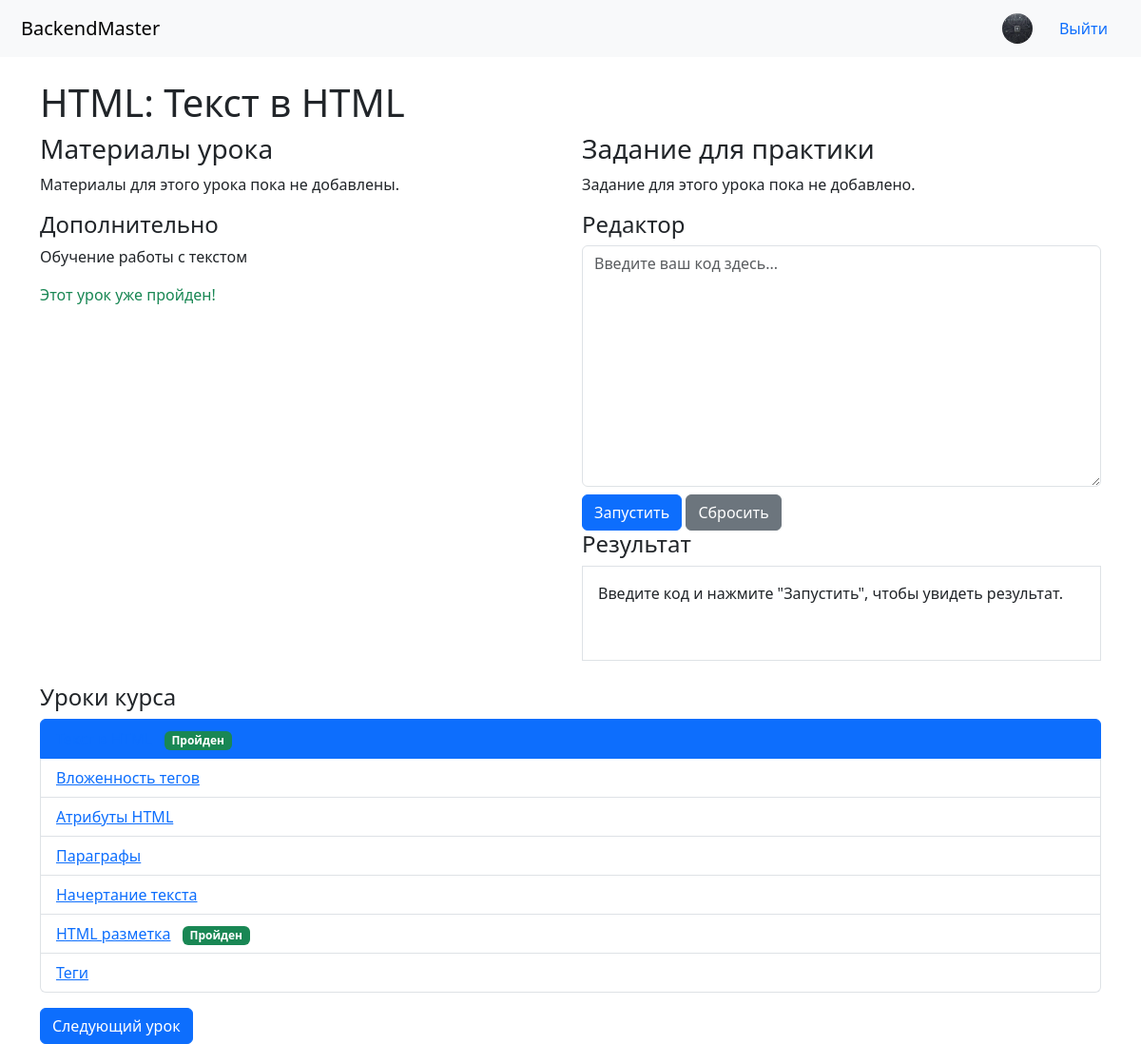
The app's page /courses/2/learn/ (signed in) with its own data.
### users/models.py (models this page shows, shortened)
class User(AbstractUser):
    nickname = models.CharField(max_length=50, unique=True, verbose_name="Никнейм", help_text="Будет использоваться как основной логин")
    avatar = models.ImageField(upload_to='avatars/', blank=True, null=True)
    USERNAME_FIELD = 'nickname'
    REQUIRED_FIELDS = ['username', 'email']
    objects = UserManager()

### courses/models.py (models this page shows, shortened)
class Course(models.Model):
    title = models.CharField(max_length=200)  # Название курса (текст до 200 символов)
    description = models.TextField()  # Полное описание курса
    instructor = models.ForeignKey(  # Преподаватель (внешний ключ на пользователя)
        settings.AUTH_USER_MODEL,  # Ссылка на модель пользователя из настроек
        on_delete=models.CASCADE,  # При удалении пользователя — удаляются его курсы
        related_name='courses'  # Позволяет получить все курсы пользователя: user.courses.all()
    )
    category = models.CharField(max_length=100, default="Uncategorized")  # Категория курса
    image = models.URLField(blank=True, null=True)  # Ссылка на изображение курса (необязательное поле)
    is_published = models.BooleanField(default=False)  # Флаг публикации курса
    created_at = models.DateTimeField(auto_now_add=True)  # Дата создания курса (устанавливается автоматически)
    updated_at = models.DateTimeField(auto_now=True)  # Дата последнего изменения (обновляется при сохранении)

class Lesson(models.Model):
    course = models.ForeignKey(  # Ссылка на курс, к которому относится урок
        Course,
        on_delete=models.CASCADE,
        related_name='lessons'  # Позволяет получить все уроки курса: course.lessons.all()
    )
    title = models.CharField(max_length=200)  # Название урока
    content = models.TextField(  # Дополнительные заметки к уроку
        blank=True,
        help_text="Дополнительные заметки к уроку (опционально)"
    )
    material = models.TextField(  # Основной теоретический материал
        blank=True,
        help_text="Материалы урока (например, теория)"
    )
    task = models.TextField(  # Задание для ученика
        blank=True,
        help_text="Задание для пользователя"
    )
    solution = models.TextField(  # Решение (для преподавателя)
        blank=True,
        help_text="Правильное решение (скрыто от пользователя)"
    )
    video = models.URLField(  # Ссылка на обучающее видео
        blank=True,
        null=True
    )
    order = models.PositiveIntegerField(default=0)  # Порядок отображения урока в курсе
    created_at = models.DateTimeField(auto_now_add=True)  # Дата создания урока
    class Meta:
        ordering = ['order']  # Уроки будут автоматически сортироваться по полю order

### courses/views.py (the view, shortened to what this page needs)
# urls.py: path('<int:pk>/learn/', views.CourseLearnView.as_view(), name='course_learn'),
class CourseLearnView(LoginRequiredMixin, DetailView):
    model = Course
    template_name = 'courses/course_learn.html'
    context_object_name = 'course'
    def get(self, request, *args, **kwargs):
        self.object = self.get_object()
        if not Enrollment.objects.filter(user=self.request.user, course=self.object).exists():
            messages.error(request, "Вы не записаны на этот курс.")
            return redirect('courses:course_detail', pk=self.object.pk)
        lessons = self.object.lessons.all().order_by('order')
        lesson_id = self.request.GET.get('lesson_id')
        if lesson_id:
            current_lesson = get_object_or_404(Lesson, id=lesson_id, course=self.object)
        else:
            current_lesson = lessons.first() if lessons.exists() else None
        if not current_lesson:
            messages.error(request, "В этом курсе пока нет уроков.")
            return redirect('courses:course_detail', pk=self.object.pk)
        enrollment = Enrollment.objects.get(user=self.request.user, course=self.object)
        if 'mark_completed' in self.request.GET:
            enrollment.completed_lessons.add(current_lesson)
            messages.success(request, f"Урок '{current_lesson.title}' отмечен как пройденный!")
            redirect_url = reverse('courses:course_learn', kwargs={'pk': self.object.pk})
            redirect_url += f'?lesson_id={current_lesson.id}'
            return redirect(redirect_url)
        lesson_ids = list(lessons.values_list('id', flat=True))
        current_index = lesson_ids.index(current_lesson.id) if current_lesson.id in lesson_ids else 0
        previous_lesson_id = lesson_ids[current_index - 1] if current_index > 0 else None
        next_lesson_id = lesson_ids[current_index + 1] if current_index < len(lesson_ids) - 1 else None
        is_correct = request.session.get('is_correct')
        user_code = request.session.get('user_code', '')
        context = self.get_context_data(
            object=self.object,
            current_lesson=current_lesson,
            lessons=lessons,
            previous_lesson_id=previous_lesson_id,
            next_lesson_id=next_lesson_id,
            enrollment=enrollment,
            is_correct=is_correct,
            user_code=user_code
        )
        return self.render_to_response(context)

### templates/courses/course_learn.html (shortened to what this page needs)
{% extends 'base.html' %}
{% block content %}
  <h1>{{ course.title }}: {{ current_lesson.title }}</h1>
  <div class="row">
    <div class="col-md-6">
      <h3>Материалы урока</h3>
      {% if current_lesson.material %}
        <div>{{ current_lesson.material|safe }}</div>
      {% else %}
        <p>Материалы для этого урока пока не добавлены.</p>
      {% endif %}
      {% if current_lesson.content %}
        <h4>Дополнительно</h4>
        <div>{{ current_lesson.content|safe }}</div>
      {% endif %}
      {% if current_lesson not in enrollment.completed_lessons.all %}
        <a href="{% url 'courses:course_learn' course.pk %}?lesson_id={{ current_lesson.id }}&mark_completed=1" class="btn btn-success mt-3">Отметить как пройденный</a>
      {% else %}
        <p class="text-success mt-3">Этот урок уже пройден!</p>
      {% endif %}
    </div>
    <div class="col-md-6">
      <h3>Задание для практики</h3>
      {% if current_lesson.task %}
        <pre><code>{{ current_lesson.task }}</code></pre>
      {% else %}
        <p>Задание для этого урока пока не добавлено.</p>
      {% endif %}
      <h4>Редактор</h4>
      <form method="POST">
        <textarea class="form-control" rows="10" name="user_code" placeholder="Введите ваш код здесь...">{{ user_code }}</textarea>
        <button type="submit" class="btn btn-primary mt-2">Запустить</button>
        <button type="reset" class="btn btn-secondary mt-2">Сбросить</button>
      </form>
      <h4>Результат</h4>
      <div class="border p-3" style="min-height: 100px;">
        {% if user_code %}
          <div class="mb-3">
            {{ user_code|safe }}
          </div>
        {% else %}
          <p>Введите код и нажмите "Запустить", чтобы увидеть результат.</p>
        {% endif %}
      </div>
    </div>
  </div>
  <div class="mt-4">
    <h4>Уроки курса</h4>
    <ul class="list-group">
      {% for lesson in lessons %}
        <li class="list-group-item {% if lesson == current_lesson %}active{% endif %}">
          <a href="{% url 'courses:course_learn' course.pk %}?lesson_id={{ lesson.id }}">{{ lesson.title }}</a>
          {% if lesson in enrollment.completed_lessons.all %}
            <span class="badge bg-success ms-2">Пройден</span>
          {% endif %}
        </li>
      {% endfor %}
    </ul>
    <div class="mt-3">
      {% if next_lesson_id %}
        <a href="{% url 'courses:course_learn' course.pk %}?lesson_id={{ next_lesson_id }}" class="btn btn-primary">Следующий урок</a>
      {% else %}
        <a href="{% url 'courses:course_detail' course.pk %}" class="btn btn-success">Завершить курс</a>
      {% endif %}
    </div>
  </div>
{% endblock %}

### templates/base.html (shortened to what this page needs)
<!DOCTYPE html>
<html lang="en">
<head>
    {% load static %}
    <link href="{% static 'css/bootstrap.css' %}" rel="stylesheet">
</head>
<body>
    <nav class="navbar navbar-light bg-light">
        <div class="container-fluid">
            <a class="navbar-brand" href="{% url 'home' %}">BackendMaster</a>
            <div class="navbar-right">
                {% if user.is_authenticated %}
                    <a href="{% url 'users:profile' %}">
                        {% if user.avatar %}
                            <img src="{{ user.avatar.url }}" alt="Аватар" class="rounded-circle" style="width: 32px; height: 32px; object-fit: cover;">
                        {% else %}
                            <img src="{% static 'images/default-avatar.png' %}" alt="Аватар" class="rounded-circle" style="width: 32px; height: 32px; object-fit: cover;">
                        {% endif %}
                    </a>
                    <form method="POST" action="{% url 'users:logout' %}" style="display: inline;">
                        <button type="submit" class="btn btn-link" style="text-decoration: none;">Выйти</button>
                    </form>
                {% else %}
                    <a href="{% url 'users:login' %}">Войти</a>
                {% endif %}
            </div>
        </div>
    </nav>
    <div class="container mt-4">
        {% block content %}{% endblock %}
    </div>
</body>
</html>

### templates/base.html (style rules this page uses)
.navbar { padding: 10px; }
.navbar-brand { margin-right: 20px; }
.navbar-right { display: flex; align-items: center; gap: 15px; }

### records on screen
User: avatar (picture)
Course: title "HTML"
Lesson: title "Текст в HTML", content "Обучение работы с текстом", shows "Пройден"
Lesson: title "Вложенность тегов"
Lesson: title "Атрибуты HTML"
Lesson: title "Параграфы"
Lesson: title "Начертание текста"
Lesson: title "HTML разметка", shows "Пройден"
Lesson: title "Теги"
